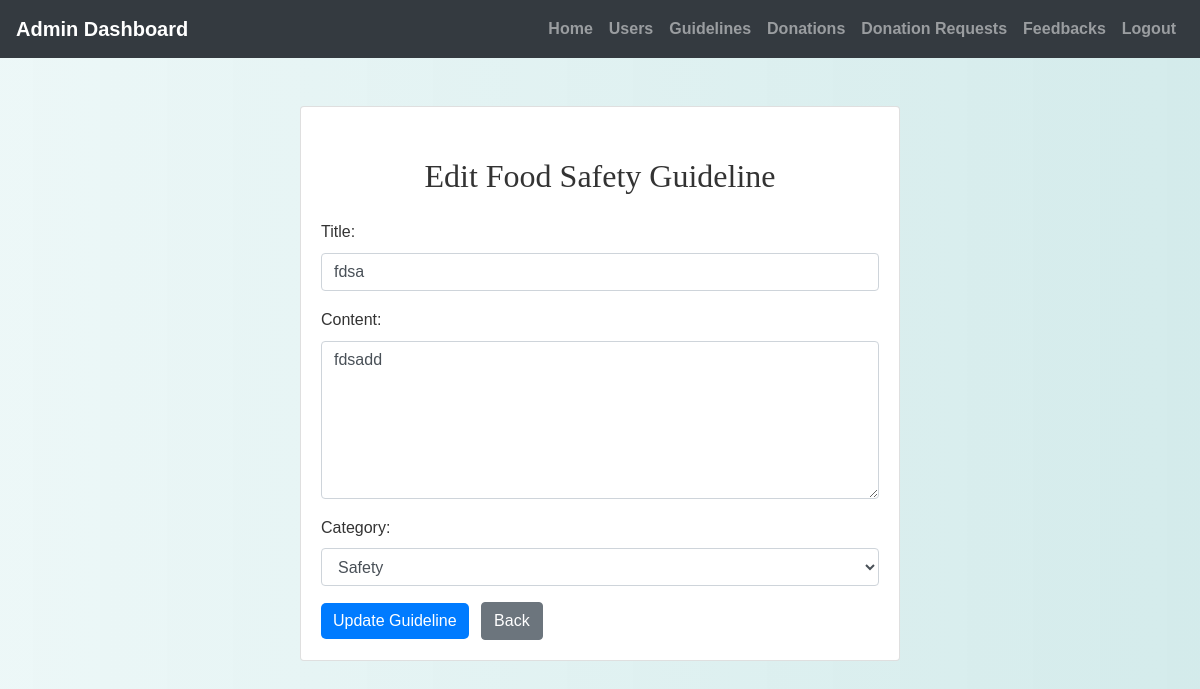
The page /admin/edit_guideline.php?id=1 (signed in) on the database its author committed.
### tables this page shows
CREATE TABLE `food_safety_guidelines` (
  `guideline_id` int(11) NOT NULL,
  `title` varchar(255) NOT NULL,
  `content` text NOT NULL,
  `category` enum('storage','handling','donation','safety') NOT NULL,
  `created_date` timestamp NOT NULL DEFAULT current_timestamp(),
  `last_updated` timestamp NOT NULL DEFAULT current_timestamp() ON UPDATE current_timestamp()
);

### admin/edit_guideline.php (the view, shortened to what this page needs)
<?php
include('config.php');
$id = intval($_GET['id']);
$sql = "SELECT * FROM Food_Safety_Guidelines WHERE guideline_id = ?";
$stmt = $conn->prepare($sql);
$stmt->bind_param("i", $id);
$stmt->execute();
$result = $stmt->get_result();
$guideline = $result->fetch_assoc();
?>
<!DOCTYPE html>
<html>
<head>
    <link rel="stylesheet" href="https://maxcdn.bootstrapcdn.com/bootstrap/4.5.2/css/bootstrap.min.css">
    <link rel="stylesheet" href="../css/style.css">
</head>
<body>
<?php include('admin_navbar.php'); ?>
<div class="container mt-5 mb-5">
    <div class="card mx-auto" style="max-width: 600px;">
        <div class="card-body">
            <h2 class="mb-4">Edit Food Safety Guideline</h2>
            <form method="post">
                <div class="form-group">
                    <label>Title:</label>
                    <input type="text" name="title" class="form-control"
                           value="<?= htmlspecialchars($guideline['title']); ?>" required>
                </div>
                <div class="form-group">
                    <label>Content:</label>
                    <textarea name="content" class="form-control" rows="6" required><?= htmlspecialchars($guideline['content']); ?></textarea>
                </div>
                <div class="form-group">
                    <label>Category:</label>
                    <select name="category" class="form-control" required>
                        <option value="safety" <?= $guideline['category'] == 'safety' ? 'selected' : ''; ?>>Safety</option>
                    </select>
                </div>
                <button type="submit" class="btn btn-primary">Update Guideline</button>
                <a href="view_guidelines.php" class="btn btn-secondary ml-2">Back</a>
            </form>
        </div>
    </div>
</div>
</body>
</html>

### css/style.css (style rules this page uses)
body { background: linear-gradient(90deg, rgba(233, 246, 246, 0.831), rgba(207, 233, 233, 0.9)); font-family: 'Arial', sans-serif; color: #333; line-height: 1.6; }
h1, h2, h3, h4 { text-align: center; margin-top: 30px; margin-bottom: 30px; font-family: 'Georgia', serif; }
.container { margin-bottom: 40px; }
.btn-primary { color: #fff; border: none; border-radius: 5px; cursor: pointer; transition: background-color 0.3s ease; }
a { color: #006666; text-decoration: none; font-weight: bold; }

### rows shown on the page
food_safety_guidelines: title "fdsa", content "fdsadd", category "Safety"
